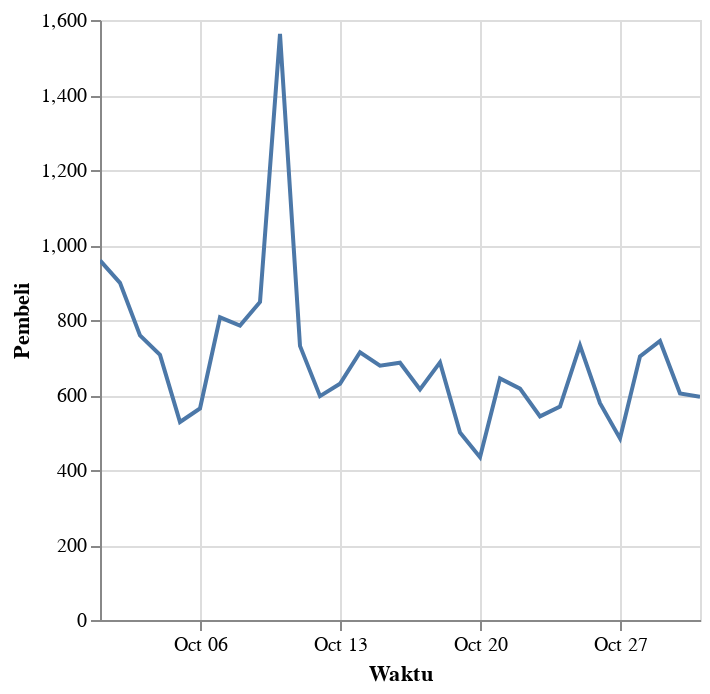

Source (notebook cell):
### Code cell
harian.plot.line(x='Waktu',y='Pembeli')

### Figure 1 — Vega-Lite specification as saved in the notebook (floating-point values rounded to 4 significant figures)
{"config": {"view": {"continuousWidth": 300, "continuousHeight": 300}}, "data": {"name": "data-abfdbb00ab1b48ff60756da52c841e1f"}, "mark": {"type": "line"}, "encoding": {"tooltip": [{"field": "Waktu", "type": "temporal"}, {"field": "Pembeli", "type": "quantitative"}], "x": {"field": "Waktu", "type": "temporal"}, "y": {"field": "Pembeli", "type": "quantitative"}}, "params": [{"name": "param_1", "select": {"type": "interval", "encodings": ["x", "y"]}, "bind": "scales"}], "$schema": "https://vega.github.io/schema/vega-lite/v5.20.1.json", "datasets": {"data-abfdbb00ab1b48ff60756da52c841e1f": [{"Waktu": "2024-10-01T00:00:00", "Pembeli": 959, "Laki-Laki": 557, "Perempuan": 122, "Tidak disebutkan": 280, "Pembeli baru": 751, "Pembeli reguler": 149, "Pembeli setia": 59, "< 17 tahun": 4, "18 - 23 tahun": 65, "24 - 34 tahun": 426, "35 - 44 tahun": 199, "> 45 tahun": 103, "Followers": 43753}, {"Waktu": "2024-10-02T00:00:00", "Pembeli": 899, "Laki-Laki": 532, "Perempuan": 119, "Tidak disebutkan": 248, "Pembeli baru": 704, "Pembeli reguler": 140, "Pembeli setia": 55, "< 17 tahun": 2, "18 - 23 tahun": 68, "24 - 34 tahun": 389, "35 - 44 tahun": 177, "> 45 tahun": 114, "Followers": 43846}, {"Waktu": "2024-10-03T00:00:00", "Pembeli": 759, "Laki-Laki": 454, "Perempuan": 78, "Tidak disebutkan": 227, "Pembeli baru": 572, "Pembeli reguler": 136, "Pembeli setia": 51, "< 17 tahun": 2, "18 - 23 tahun": 59, "24 - 34 tahun": 322, "35 - 44 tahun": 137, "> 45 tahun": 99, "Followers": 43939}, {"Waktu": "2024-10-04T00:00:00", "Pembeli": 707, "Laki-Laki": 436, "Perempuan": 87, "Tidak disebutkan": 184, "Pembeli baru": 540, "Pembeli reguler": 116, "Pembeli setia": 51, "< 17 tahun": 3, "18 - 23 tahun": 49, "24 - 34 tahun": 298, "35 - 44 tahun": 159, "> 45 tahun": 88, "Followers": 44012}, {"Waktu": "2024-10-05T00:00:00", "Pembeli": 528, "Laki-Laki": 311, "Perempuan": 49, "Tidak disebutkan": 168, "Pembeli baru": 409, "Pembeli reguler": 90, "Pembeli setia": 29, "< 17 tahun": 2, "18 - 23 tahun": 42, "24 - 34 tahun": 203, "35 - 44 tahun": 109, "> 45 tahun": 83, "Followers": 44070}, {"Waktu": "2024-10-06T00:00:00", "Pembeli": 564, "Laki-Laki": 326, "Perempuan": 71, "Tidak disebutkan": 167, "Pembeli baru": 446, "Pembeli reguler": 86, "Pembeli setia": 32, "< 17 tahun": 0, "18 - 23 tahun": 44, "24 - 34 tahun": 251, "35 - 44 tahun": 93, "> 45 tahun": 72, "Followers": 44153}, {"Waktu": "2024-10-07T00:00:00", "Pembeli": 807, "Laki-Laki": 491, "Perempuan": 87, "Tidak disebutkan": 229, "Pembeli baru": 626, "Pembeli reguler": 137, "Pembeli setia": 44, "< 17 tahun": 2, "18 - 23 tahun": 54, "24 - 34 tahun": 357, "35 - 44 tahun": 144, "> 45 tahun": 110, "Followers": 44237}, {"Waktu": "2024-10-08T00:00:00", "Pembeli": 785, "Laki-Laki": 462, "Perempuan": 107, "Tidak disebutkan": 216, "Pembeli baru": 598, "Pembeli reguler": 133, "Pembeli setia": 54, "< 17 tahun": 5, "18 - 23 tahun": 53, "24 - 34 tahun": 349, "35 - 44 tahun": 159, "> 45 tahun": 90, "Followers": 44323}, {"Waktu": "2024-10-09T00:00:00", "Pembeli": 848, "Laki-Laki": 522, "Perempuan": 101, "Tidak disebutkan": 225, "Pembeli baru": 648, "Pembeli reguler": 125, "Pembeli setia": 75, "< 17 tahun": 2, "18 - 23 tahun": 62, "24 - 34 tahun": 364, "35 - 44 tahun": 157, "> 45 tahun": 105, "Followers": 44429}, {"Waktu": "2024-10-10T00:00:00", "Pembeli": 1563, "Laki-Laki": 841, "Perempuan": 209, "Tidak disebutkan": 513, "Pembeli baru": 1270, "Pembeli reguler": 190, "Pembeli setia": 103, "< 17 tahun": 4, "18 - 23 tahun": 122, "24 - 34 tahun": 642, "35 - 44 tahun": 256, "> 45 tahun": 202, "Followers": 44606}, {"Waktu": "2024-10-11T00:00:00", "Pembeli": 731, "Laki-Laki": 442, "Perempuan": 93, "Tidak disebutkan": 196, "Pembeli baru": 554, "Pembeli reguler": 123, "Pembeli setia": 54, "< 17 tahun": 5, "18 - 23 tahun": 50, "24 - 34 tahun": 315, "35 - 44 tahun": 143, "> 45 tahun": 99, "Followers": 44704}, {"Waktu": "2024-10-12T00:00:00", "Pembeli": 597, "Laki-Laki": 350, "Perempuan": 80, "Tidak disebutkan": 167, "Pembeli baru": 472, "Pembeli reguler": 87, "Pembeli setia": 38, "< 17 tahun": 1, "18 - 23 tahun": 50, "24 - 34 tahun": 242, "35 - 44 tahun": 127, "> 45 tahun": 76, "Followers": 44789}, {"Waktu": "2024-10-13T00:00:00", "Pembeli": 630, "Laki-Laki": 377, "Perempuan": 80, "Tidak disebutkan": 173, "Pembeli baru": 470, "Pembeli reguler": 120, "Pembeli setia": 40, "< 17 tahun": 3, "18 - 23 tahun": 46, "24 - 34 tahun": 261, "35 - 44 tahun": 137, "> 45 tahun": 92, "Followers": 44859}, {"Waktu": "2024-10-14T00:00:00", "Pembeli": 714, "Laki-Laki": 456, "Perempuan": 73, "Tidak disebutkan": 185, "Pembeli baru": 545, "Pembeli reguler": 123, "Pembeli setia": 46, "< 17 tahun": 0, "18 - 23 tahun": 49, "24 - 34 tahun": 310, "35 - 44 tahun": 147, "> 45 tahun": 93, "Followers": 44965}, {"Waktu": "2024-10-15T00:00:00", "Pembeli": 678, "Laki-Laki": 424, "Perempuan": 84, "Tidak disebutkan": 170, "Pembeli baru": 510, "Pembeli reguler": 125, "Pembeli setia": 43, "< 17 tahun": 1, "18 - 23 tahun": 50, "24 - 34 tahun": 286, "35 - 44 tahun": 146, "> 45 tahun": 87, "Followers": 45045}, {"Waktu": "2024-10-16T00:00:00", "Pembeli": 686, "Laki-Laki": 401, "Perempuan": 77, "Tidak disebutkan": 208, "Pembeli baru": 520, "Pembeli reguler": 104, "Pembeli setia": 62, "< 17 tahun": 3, "18 - 23 tahun": 44, "24 - 34 tahun": 279, "35 - 44 tahun": 143, "> 45 tahun": 99, "Followers": 45102}, {"Waktu": "2024-10-17T00:00:00", "Pembeli": 615, "Laki-Laki": 397, "Perempuan": 76, "Tidak disebutkan": 142, "Pembeli baru": 474, "Pembeli reguler": 99, "Pembeli setia": 42, "< 17 tahun": 3, "18 - 23 tahun": 44, "24 - 34 tahun": 265, "35 - 44 tahun": 125, "> 45 tahun": 94, "Followers": 45180}, {"Waktu": "2024-10-18T00:00:00", "Pembeli": 687, "Laki-Laki": 438, "Perempuan": 81, "Tidak disebutkan": 168, "Pembeli baru": 531, "Pembeli reguler": 99, "Pembeli setia": 57, "< 17 tahun": 5, "18 - 23 tahun": 36, "24 - 34 tahun": 305, "35 - 44 tahun": 149, "> 45 tahun": 87, "Followers": 45240}, {"Waktu": "2024-10-19T00:00:00", "Pembeli": 500, "Laki-Laki": 314, "Perempuan": 50, "Tidak disebutkan": 136, "Pembeli baru": 365, "Pembeli reguler": 93, "Pembeli setia": 42, "< 17 tahun": 2, "18 - 23 tahun": 31, "24 - 34 tahun": 202, "35 - 44 tahun": 113, "> 45 tahun": 73, "Followers": 45313}, {"Waktu": "2024-10-20T00:00:00", "Pembeli": 434, "Laki-Laki": 259, "Perempuan": 40, "Tidak disebutkan": 135, "Pembeli baru": 324, "Pembeli reguler": 74, "Pembeli setia": 36, "< 17 tahun": 2, "18 - 23 tahun": 28, "24 - 34 tahun": 177, "35 - 44 tahun": 82, "> 45 tahun": 70, "Followers": 45388}, {"Waktu": "2024-10-21T00:00:00", "Pembeli": 644, "Laki-Laki": 392, "Perempuan": 82, "Tidak disebutkan": 170, "Pembeli baru": 468, "Pembeli reguler": 133, "Pembeli setia": 43, "< 17 tahun": 4, "18 - 23 tahun": 57, "24 - 34 tahun": 263, "35 - 44 tahun": 130, "> 45 tahun": 91, "Followers": 45465}, {"Waktu": "2024-10-22T00:00:00", "Pembeli": 617, "Laki-Laki": 385, "Perempuan": 71, "Tidak disebutkan": 161, "Pembeli baru": 455, "Pembeli reguler": 112, "Pembeli setia": 50, "< 17 tahun": 1, "18 - 23 tahun": 27, "24 - 34 tahun": 250, "35 - 44 tahun": 136, "> 45 tahun": 101, "Followers": 45528}, {"Waktu": "2024-10-23T00:00:00", "Pembeli": 543, "Laki-Laki": 345, "Perempuan": 69, "Tidak disebutkan": 129, "Pembeli baru": 376, "Pembeli reguler": 124, "Pembeli setia": 43, "< 17 tahun": 2, "18 - 23 tahun": 37, "24 - 34 tahun": 229, "35 - 44 tahun": 121, "> 45 tahun": 67, "Followers": 45589}, {"Waktu": "2024-10-24T00:00:00", "Pembeli": 569, "Laki-Laki": 353, "Perempuan": 73, "Tidak disebutkan": 143, "Pembeli baru": 416, "Pembeli reguler": 97, "Pembeli setia": 56, "< 17 tahun": 1, "18 - 23 tahun": 37, "24 - 34 tahun": 230, "35 - 44 tahun": 132, "> 45 tahun": 79, "Followers": 45655}, {"Waktu": "2024-10-25T00:00:00", "Pembeli": 732, "Laki-Laki": 432, "Perempuan": 100, "Tidak disebutkan": 200, "Pembeli baru": 571, "Pembeli reguler": 108, "Pembeli setia": 53, "< 17 tahun": 3, "18 - 23 tahun": 61, "24 - 34 tahun": 322, "35 - 44 tahun": 134, "> 45 tahun": 96, "Followers": 45734}, {"Waktu": "2024-10-26T00:00:00", "Pembeli": 578, "Laki-Laki": 350, "Perempuan": 70, "Tidak disebutkan": 158, "Pembeli baru": 450, "Pembeli reguler": 83, "Pembeli setia": 45, "< 17 tahun": 4, "18 - 23 tahun": 46, "24 - 34 tahun": 260, "35 - 44 tahun": 113, "> 45 tahun": 66, "Followers": 45825}, {"Waktu": "2024-10-27T00:00:00", "Pembeli": 484, "Laki-Laki": 310, "Perempuan": 48, "Tidak disebutkan": 126, "Pembeli baru": 383, "Pembeli reguler": 66, "Pembeli setia": 35, "< 17 tahun": 4, "18 - 23 tahun": 33, "24 - 34 tahun": 215, "35 - 44 tahun": 99, "> 45 tahun": 56, "Followers": 45879}, {"Waktu": "2024-10-28T00:00:00", "Pembeli": 703, "Laki-Laki": 444, "Perempuan": 66, "Tidak disebutkan": 193, "Pembeli baru": 526, "Pembeli reguler": 125, "Pembeli setia": 52, "< 17 tahun": 2, "18 - 23 tahun": 37, "24 - 34 tahun": 318, "35 - 44 tahun": 145, "> 45 tahun": 81, "Followers": 45964}, {"Waktu": "2024-10-29T00:00:00", "Pembeli": 744, "Laki-Laki": 449, "Perempuan": 88, "Tidak disebutkan": 207, "Pembeli baru": 541, "Pembeli reguler": 142, "Pembeli setia": 61, "< 17 tahun": 1, "18 - 23 tahun": 55, "24 - 34 tahun": 330, "35 - 44 tahun": 132, "> 45 tahun": 98, "Followers": 46035}, {"Waktu": "2024-10-30T00:00:00", "Pembeli": 604, "Laki-Laki": 349, "Perempuan": 82, "Tidak disebutkan": 173, "Pembeli baru": 458, "Pembeli reguler": 101, "Pembeli setia": 45, "< 17 tahun": 3, "18 - 23 tahun": 47, "24 - 34 tahun": 244, "35 - 44 tahun": 122, "> 45 tahun": 80, "Followers": 46107}, {"Waktu": "2024-10-31T00:00:00", "Pembeli": 595, "Laki-Laki": 379, "Perempuan": 69, "Tidak disebutkan": 147, "Pembeli baru": 446, "Pembeli reguler": 106, "Pembeli setia": 43, "< 17 tahun": 3, "18 - 23 tahun": 32, "24 - 34 tahun": 275, "35 - 44 tahun": 125, "> 45 tahun": 71, "Followers": 46168}]}}
